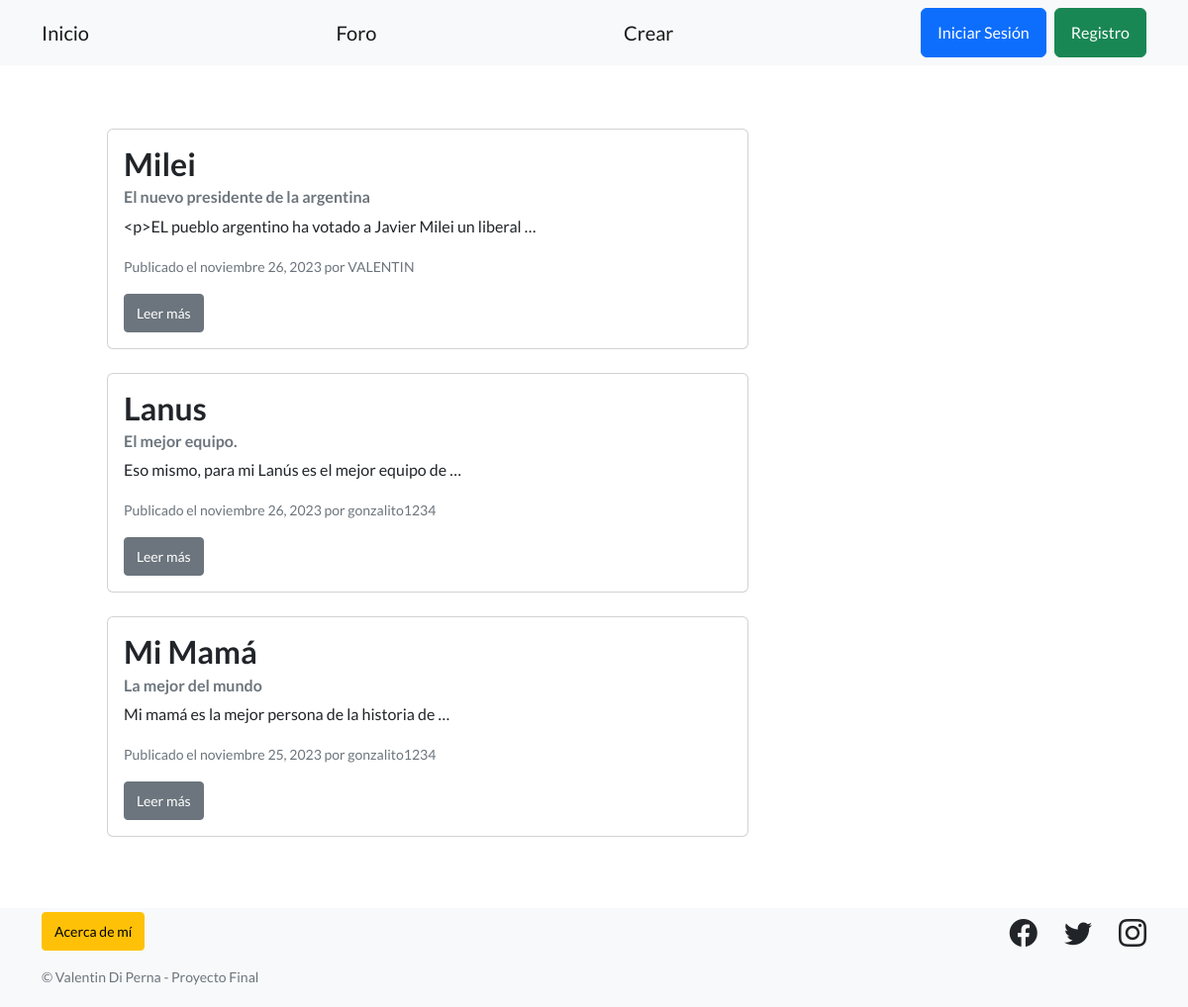
The page /pages/ on the database its author committed.
### articulos/models.py (models this page shows, shortened)
class Articulo(models.Model):
    titulo = models.CharField(max_length=50)
    subtitulo = models.CharField(max_length=50)
    cuerpo = RichTextField()
    autor = models.ForeignKey(User, on_delete=models.SET_NULL, null=True)
    fecha = models.DateField(auto_now = True)
    destacado = models.BooleanField(default=False)

### articulos/views.py (the view)
# urls.py: path("", ArticuloListView.as_view(), name="lista_articulos"),
class ArticuloListView(ListView):
   model = Articulo
   template_name = 'articulos/listar_articulos.html'

### articulos/templates/articulos/listar_articulos.html (shortened to what this page needs)
{% extends "base.html" %}
{% block contenido %}
<section style="padding: 2rem 3rem;">
  <div class="container">
      <div class="row">
          {% if object_list %}
              {% for articulo in object_list %}
                  <div class="col-md-8">
                      <div class="card mb-4">
                          <div class="card-body">
                              <h2 class="card-title">{{ articulo.titulo }}</h2>
                              <h6 class="card-subtitle mb-2 text-muted">{{ articulo.subtitulo }}</h6>
                              <p class="card-text">{{ articulo.cuerpo|truncatewords:10 }}</p>
                              <p class="card-text">
                                  <small class="text-muted">Publicado el {{ articulo.fecha|date:"F d, Y" }} por {{ articulo.autor }}</small>
                              </p>
                              <a href="{% url 'detalle_articulo' articulo.pk%}" class="btn btn-secondary btn-sm">Leer más</a>
                          </div>
                      </div>
                  </div>
              {% endfor %}
          {% else %}
              <div class="col-md-12">
                  <h2>No hay entradas aún</h2>
              </div>
          {% endif %}
      </div>
  </div>
</section>
{% endblock contenido %}

### rows shown on the page
Articulo: titulo "Milei", subtitulo "El nuevo presidente de la argentina", cuerpo "<p>EL pueblo argentino ha votado a Javier Milei un liberal …", fecha "noviembre 26, 2023", autor "VALENTIN"
Articulo: titulo "Lanus", subtitulo "El mejor equipo.", cuerpo "Eso mismo, para mi Lanús es el mejor equipo de …", fecha "noviembre 26, 2023", autor "gonzalito1234"
Articulo: titulo "Mi Mamá", subtitulo "La mejor del mundo", cuerpo "Mi mamá es la mejor persona de la historia de …", fecha "noviembre 25, 2023", autor "gonzalito1234"
